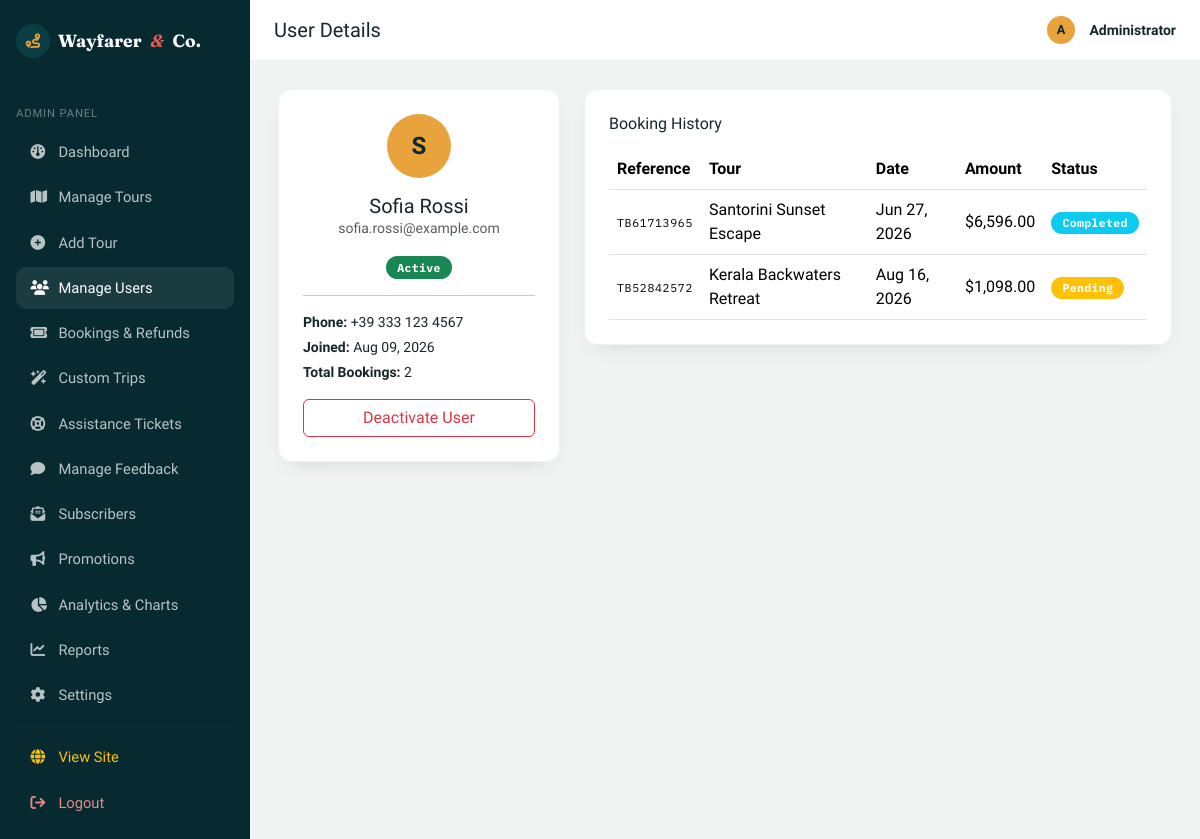
Screenshot of /admin/users/6 (signed in) with the database file from the repository.
### models/user.py (models this page shows, shortened)
class User(db.Model):
    __tablename__ = "users"
    id = db.Column(db.Integer, primary_key=True)
    name = db.Column(db.String(120), nullable=False)
    email = db.Column(db.String(150), unique=True, nullable=False, index=True)
    phone = db.Column(db.String(20), nullable=True)
    password_hash = db.Column(db.String(255), nullable=False)
    role = db.Column(db.String(20), nullable=False, default="user")  # 'user' or 'admin'
    reward_points = db.Column(db.Integer, default=100, nullable=False)
    referral_code = db.Column(db.String(30), unique=True, nullable=True)
    is_active = db.Column(db.Boolean, default=True, nullable=False)
    created_at = db.Column(db.DateTime, default=datetime.utcnow)
    bookings = db.relationship("Booking", backref="user", lazy=True, cascade="all, delete-orphan")
    feedbacks = db.relationship("Feedback", backref="user", lazy=True, cascade="all, delete-orphan")
    favorites = db.relationship("Favorite", backref="user", lazy=True, cascade="all, delete-orphan")
    def is_admin(self):
        return self.role == "admin"

### models/booking.py (models this page shows, shortened)
class Booking(db.Model):
    __tablename__ = "bookings"
    id = db.Column(db.Integer, primary_key=True)
    reference = db.Column(db.String(20), unique=True, nullable=False, default=_generate_reference)
    user_id = db.Column(db.Integer, db.ForeignKey("users.id"), nullable=False)
    tour_id = db.Column(db.Integer, db.ForeignKey("tours.id"), nullable=False)
    travel_date = db.Column(db.Date, nullable=False)
    adults = db.Column(db.Integer, nullable=False, default=1)
    children = db.Column(db.Integer, nullable=False, default=0)
    contact_number = db.Column(db.String(20), nullable=True)
    special_requests = db.Column(db.Text, nullable=True)
    total_amount = db.Column(db.Float, nullable=False, default=0.0)
    discount_amount = db.Column(db.Float, nullable=False, default=0.0)
    coupon_code = db.Column(db.String(30), nullable=True)
    has_insurance = db.Column(db.Boolean, default=False, nullable=False)
    hotel_tier = db.Column(db.String(30), default="Standard", nullable=False)
    status = db.Column(db.String(20), nullable=False, default="Booked")
    refund_amount = db.Column(db.Float, default=0.0, nullable=False)
    refund_status = db.Column(db.String(30), default="None", nullable=False)  # 'None', 'Refund Requested', 'Pending Refund', 'Refunded', 'Ineligible'
    refund_reason = db.Column(db.Text, nullable=True)
    admin_refund_note = db.Column(db.Text, nullable=True)
    created_at = db.Column(db.DateTime, default=datetime.utcnow)
    def status_badge_class(self):
        return {
            "Booked": "success",
            "Confirmed": "success",
            "Pending": "warning",
            "Completed": "info",
            "Cancelled": "danger",
        }.get(self.status, "secondary")

### models/tour.py (models this page shows, shortened)
class Tour(db.Model):
    __tablename__ = "tours"
    id = db.Column(db.Integer, primary_key=True)
    name = db.Column(db.String(150), nullable=False)
    destination = db.Column(db.String(100), nullable=False, index=True)
    category = db.Column(db.String(50), nullable=False, default="General")
    description = db.Column(db.Text, nullable=False, default="")
    itinerary = db.Column(db.Text, nullable=True)
    duration = db.Column(db.String(50), nullable=False, default="")  # e.g. "5 Days / 4 Nights"
    price = db.Column(db.Float, nullable=False, default=0.0)
    child_price = db.Column(db.Float, nullable=False, default=0.0)
    available_seats = db.Column(db.Integer, nullable=False, default=0)
    start_date = db.Column(db.Date, nullable=True)
    end_date = db.Column(db.Date, nullable=True)
    image_url = db.Column(db.String(400), nullable=True)
    included = db.Column(db.Text, nullable=True)
    excluded = db.Column(db.Text, nullable=True)
    rating = db.Column(db.Float, nullable=False, default=4.5)
    difficulty = db.Column(db.String(30), nullable=False, default="Easy")  # Easy, Moderate, Challenging, Expedition
    season = db.Column(db.String(30), nullable=False, default="All Year")   # Spring, Summer, Autumn, Winter, All Year
    tags = db.Column(db.String(200), nullable=True, default="Popular, Recommended")  # Comma separated
    latitude = db.Column(db.Float, nullable=True, default=46.8182)
    longitude = db.Column(db.Float, nullable=True, default=8.2275)
    max_seats = db.Column(db.Integer, nullable=False, default=30)
    is_active = db.Column(db.Boolean, default=True, nullable=False)
    created_at = db.Column(db.DateTime, default=datetime.utcnow)
    bookings = db.relationship("Booking", backref="tour", lazy=True)
    feedbacks = db.relationship("Feedback", backref="tour", lazy=True)
    favorited_by = db.relationship("Favorite", backref="tour", lazy=True)

### routes/admin.py (the view)
@admin_bp.route("/users/<int:user_id>")
@admin_required
def user_details(user_id):
    user = User.query.get_or_404(user_id)
    bookings = Booking.query.filter_by(user_id=user.id).order_by(Booking.created_at.desc()).all()
    return render_template("admin/user_details.html", user=user, bookings=bookings)

### routes/main.py (called while the page is built)
@main_bp.app_context_processor
def inject_globals():
    from flask import session
    security_mode = session.get("security_mode", "ON")
    return {
        "current_user": get_current_user(),
        "security_mode": security_mode
    }

### routes/utils.py (called while the page is built)
def get_current_user():
    user_id = session.get("user_id")
    if not user_id:
        return None
    return db.session.get(User, user_id)

def admin_required(view_func):
    @wraps(view_func)
    def wrapped(*args, **kwargs):
        if not session.get("admin_id"):
            log_security_event("ADMIN_UNAUTHORIZED", f"Unauthorized attempt to access admin route {request.path}.")
            flash("Please log in as an administrator.", "warning")
            return redirect(url_for("admin.login"))
        admin = db.session.get(User, session["admin_id"])
        if admin is None or not admin.is_admin() or not admin.is_active:
            log_security_event("ADMIN_SESSION_INVALID", f"Invalid admin session for user {session.get('admin_id')}.")
            session.pop("admin_id", None)
            flash("Admin session invalid. Please log in again.", "danger")
            return redirect(url_for("admin.login"))
        return view_func(*args, **kwargs)
    return wrapped

### templates/admin/user_details.html (shortened to what this page needs)
{% extends "admin/base_admin.html" %}
{% set active = 'users' %}
{% block page_title %}User Details{% endblock %}
{% block admin_content %}
<div class="row g-4">
    <div class="col-lg-4">
        <div class="wf-panel p-4 text-center">
            <span class="wf-avatar mx-auto mb-3" style="width:64px;height:64px;font-size:1.5rem;">{{ user.name[0]|upper }}</span>
            <h5 class="mb-0">{{ user.name }}</h5>
            <p class="text-muted small">{{ user.email }}</p>
            {% if user.is_active %}
            <span class="badge bg-success wf-badge-status">Active</span>
            {% else %}
            <span class="badge bg-secondary wf-badge-status">Deactivated</span>
            {% endif %}
            <hr>
            <div class="text-start small">
                <p class="mb-1"><strong>Phone:</strong> {{ user.phone or '—' }}</p>
                <p class="mb-1"><strong>Joined:</strong> {{ user.created_at.strftime('%b %d, %Y') }}</p>
                <p class="mb-0"><strong>Total Bookings:</strong> {{ bookings|length }}</p>
            </div>
            <form method="post" action="{{ url_for('admin.toggle_user', user_id=user.id) }}" class="mt-3">
                <button type="submit" class="btn {{ 'btn-outline-danger' if user.is_active else 'btn-outline-success' }} w-100">
                    {{ 'Deactivate User' if user.is_active else 'Activate User' }}
                </button>
            </form>
        </div>
    </div>
    <div class="col-lg-8">
        <div class="wf-panel p-4">
            <h6 class="mb-3">Booking History</h6>
            <div class="table-responsive">
                <table class="table align-middle mb-0">
                    <thead><tr><th>Reference</th><th>Tour</th><th>Date</th><th>Amount</th><th>Status</th></tr></thead>
                    <tbody>
                        {% for b in bookings %}
                        <tr>
                            <td class="wf-tour-dest">{{ b.reference }}</td>
                            <td>{{ b.tour.name }}</td>
                            <td>{{ b.travel_date.strftime('%b %d, %Y') }}</td>
                            <td>{{ b.total_amount|currency }}</td>
                            <td><span class="badge bg-{{ b.status_badge_class() }} wf-badge-status">{{ b.status }}</span></td>
                        </tr>
                        {% else %}
                        <tr><td colspan="5" class="text-center text-muted py-4">No bookings yet.</td></tr>
                        {% endfor %}
                    </tbody>
                </table>
            </div>
        </div>
    </div>
</div>
{% endblock %}

### static/css/style.css (style rules this page uses)
:root { --wf-navy: #0B3D45; --wf-navy-deep: #072A30; --wf-amber: #E8A33D; --wf-sand: #F4EDE1; --wf-sand-dark: #E9DFCE; --wf-coral: #E85A4F; --wf-palm: #3F7D5C; --wf-ink: #17262A; --wf-white: #FFFFFF; --wf-font-display: 'Fraunces', serif; --wf-font-body: 'Work Sans', sans-serif; --wf-font-mono: 'IBM Plex Mono', monospace; --wf-radius: 14px; --wf-radius-lg: 22px; --wf-shadow: 0 12px 30px -14px rgba(11, 61, 69, 0.35); }
* { box-sizing: border-box; }
html { scroll-behavior: smooth; }
body { font-family: var(--wf-font-body); color: var(--wf-ink); background-color: var(--wf-sand); -webkit-font-smoothing: antialiased; }
.wf-avatar { display: inline-flex; align-items: center; justify-content: center; width: 28px; height: 28px; border-radius: 50%; background-color: var(--wf-amber); color: var(--wf-navy-deep); font-weight: 700; font-size: 0.8rem; margin-right: 0.4rem; }
.wf-tour-dest { font-family: var(--wf-font-mono); font-size: 0.72rem; color: var(--wf-palm); text-transform: uppercase; letter-spacing: 0.06em; }
.wf-panel { background: var(--wf-white); border-radius: var(--wf-radius); box-shadow: 0 8px 22px -14px rgba(11, 61, 69, 0.25); border: 1px solid rgba(11,61,69,0.06); }
.wf-badge-status { font-family: var(--wf-font-mono); font-size: 0.72rem; letter-spacing: 0.03em; padding: 0.35rem 0.7rem; border-radius: 999px; }
.wf-admin-body { background: #F0F3F2; min-height: 100vh; }

### rows the page displays
User: name "S", name "Sofia Rossi", email "sofia.rossi@example.com", phone "+39 333 123 4567", created_at "Aug 09, 2026", is_active "Deactivate User"
Booking: reference "TB61713965", tour.name "Santorini Sunset Escape", travel_date "Jun 27, 2026", total_amount "$6,596.00", status "Completed"
Booking: reference "TB52842572", tour.name "Kerala Backwaters Retreat", travel_date "Aug 16, 2026", total_amount "$1,098.00", status "Pending"

### other values shown
{{ bookings|length }} "2"
